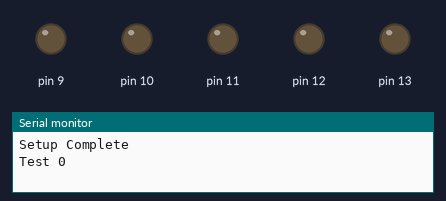
A sketch run on a simulated Arduino Uno, built with avr-gcc and run on an emulated ATmega328P. Shown: output pins drawn as LEDs (lit = HIGH), the last lines printed to the serial monitor.

Above: at 0.15 s.
At 7.7 s:
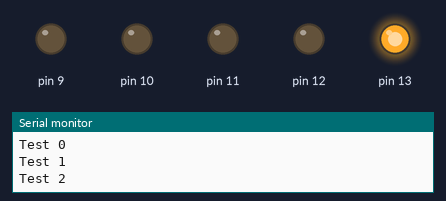
At 14.7 s:
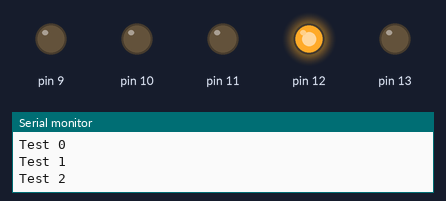
At 20.95 s:
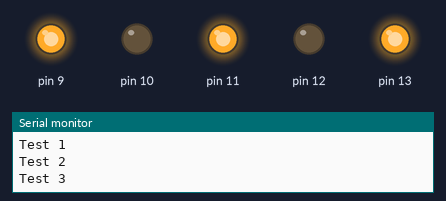
At 27.25 s:
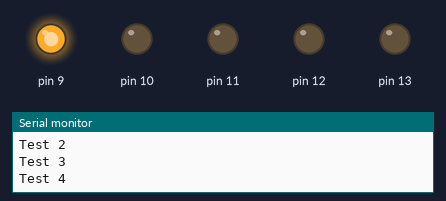
At 39.85 s:
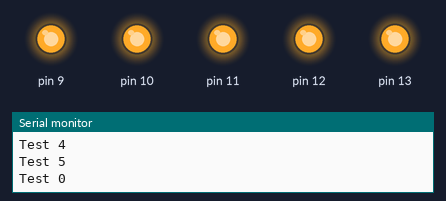
Timing chart, 0 to 40.0 s (numbered marks = the images above):
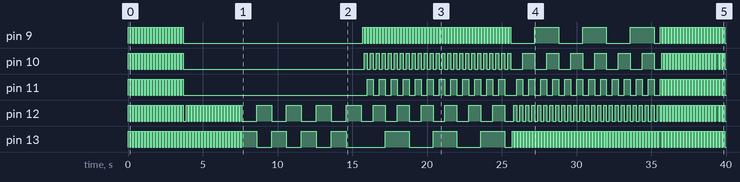

The sketch:

Arduino-Blink-Test.ino
```cpp
/*
 * Basic Setup for digital output.
 * We are setting RX and TX at a baud rate of 9600.
 * Test println to see if it works before going to main code.
 */
void setup()
{
  pinMode(13, OUTPUT);
  pinMode(12, OUTPUT);
  pinMode(11, OUTPUT);
  pinMode(10, OUTPUT);
  pinMode(9, OUTPUT);
  Serial.begin(9600);
  Serial.println("Setup Complete");
}

/*
 *  There are a few basic LED tests.
 *  also, this includes a few print out statements.
 *  Delay is in ms or 0.001 second - so delay(1000) is 1 second.
 */
void loop()
{

  Serial.println("Test 0");
  //Turns on some lights then turns them off
  for (int i=1 ; i<20 ; i = i + 1){
    digitalWrite(9, HIGH);
    digitalWrite(10, HIGH);
    digitalWrite(11, HIGH);
    digitalWrite(12, HIGH);
    digitalWrite(13, HIGH);
    delay(100);
    digitalWrite(9, LOW);
    digitalWrite(10, LOW);
    digitalWrite(11, LOW);
    digitalWrite(12, LOW);
    digitalWrite(13, LOW);
    delay(100);
    }

  Serial.println("Test 1");
  //Alternating flashing lights - fast paced
  for (int i=1 ; i<20 ; i = i + 1){
    digitalWrite(13, HIGH);   // turn the LED on (HIGH is the voltage level)
    digitalWrite(12, LOW);    // turn the LED on (HIGH is the voltage level)
    delay(100);               // delay in ms
    digitalWrite(13, LOW);    // turn the LED off by making the voltage LOW
    digitalWrite(12, HIGH);   // turn the LED on (HIGH is the voltage level)
    delay(100);               // delay in ms
    }

  Serial.println("Test 2");
  //Alternating flashing lights - slow paced
  for (int j=1 ; j<5 ; j = j + 1){
    digitalWrite(13, HIGH);   // turn the LED on (HIGH is the voltage level)
    digitalWrite(12, LOW);    // turn the LED on (HIGH is the voltage level)
    delay(1000);              // wait for a second
    digitalWrite(13, LOW);    // turn the LED off by making the voltage LOW
    digitalWrite(12, HIGH);   // turn the LED on (HIGH is the voltage level)
    delay(1000);              // wait for a second
    }

  Serial.println("Test 3");
  //Binary Counter with LEDs
  for (int count = 0 ; count < 100 ; count = count + 1){
    if((count % 2) > 0) { digitalWrite(9, HIGH); } else { digitalWrite(9, LOW); }
    if((count % 4) > 1) { digitalWrite(10, HIGH); } else { digitalWrite(10, LOW); }
    if((count % 8) > 3) { digitalWrite(11, HIGH); } else { digitalWrite(11, LOW); }
    if((count % 16) > 7) { digitalWrite(12, HIGH); } else { digitalWrite(12, LOW); }
    if((count % 32) > 15) { digitalWrite(13, HIGH); } else { digitalWrite(13, LOW); }
    delay(100);
    }

   Serial.println("Test 4");
   //Reverse Binary Counter with LEDs
   for (int count = 0 ; count < 100 ; count = count + 1){
    if((count % 2) > 0) { digitalWrite(13, HIGH); } else { digitalWrite(13, LOW); }
    if((count % 4) > 1) { digitalWrite(12, HIGH); } else { digitalWrite(12, LOW); }
    if((count % 8) > 3) { digitalWrite(11, HIGH); } else { digitalWrite(11, LOW); }
    if((count % 16) > 7) { digitalWrite(10, HIGH); } else { digitalWrite(10, LOW); }
    if((count % 32) > 15) { digitalWrite(9, HIGH); } else { digitalWrite(9, LOW); }
    delay(100);
    }

  Serial.println("Test 5");
  //odd pinouts off and even pinouts on then the opposite
  for (int i=1 ; i<20 ; i = i + 1){
    digitalWrite(9, HIGH);
    digitalWrite(10, LOW);
    digitalWrite(11, HIGH);
    digitalWrite(12, LOW);
    digitalWrite(13, HIGH);
    delay(100);
    digitalWrite(9, LOW);
    digitalWrite(10, HIGH);
    digitalWrite(11, LOW);
    digitalWrite(12, HIGH);
    digitalWrite(13, LOW);
    delay(100);
    }
}
```

Measured:
- by itself, pin 9: LOW → HIGH at 0.00 s, → LOW 0.10 s later, → HIGH 0.10 s later, → LOW 0.10 s later, … (188 changes in this stretch)
- by itself, pin 10: LOW → HIGH at 0.00 s, → LOW 0.10 s later, → HIGH 0.10 s later, → LOW 0.10 s later, … (142 changes in this stretch)
- by itself, pin 11: LOW → HIGH at 0.00 s, → LOW 0.10 s later, → HIGH 0.10 s later, → LOW 0.10 s later, … (130 changes in this stretch)
- by itself, pin 12: LOW → HIGH at 0.00 s, → LOW 0.10 s later, → HIGH 0.10 s later, → LOW 0.10 s later, … (188 changes in this stretch)
- by itself, pin 13: LOW → HIGH at 0.00 s, → LOW 0.10 s later, → HIGH 0.10 s later, → LOW 0.10 s later, … (232 changes in this stretch)
